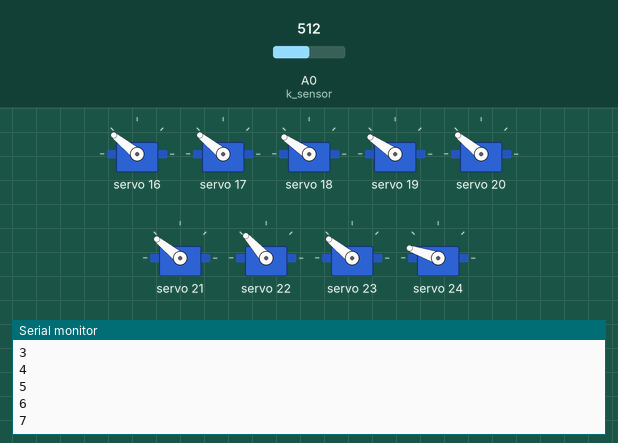
Simulated run of this sketch. Board: Arduino Uno, built with avr-gcc and run on an emulated ATmega328P. Parts: 9 × servo, the last lines printed to the serial monitor. The test bench sets the inputs (shaded band); at power-on: A0 (k_sensor) = 512.

Above: at 1.2 s.
1.3 s: A0 (k_sensor) set to 108
At 1.34 s:
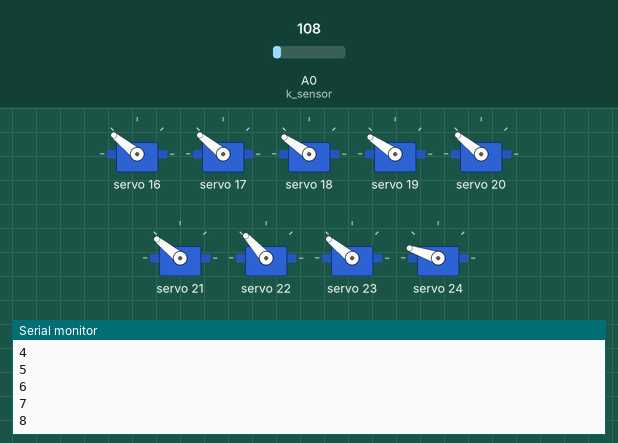
4.3 s: A0 (k_sensor) set to 89
At 7.7 s:
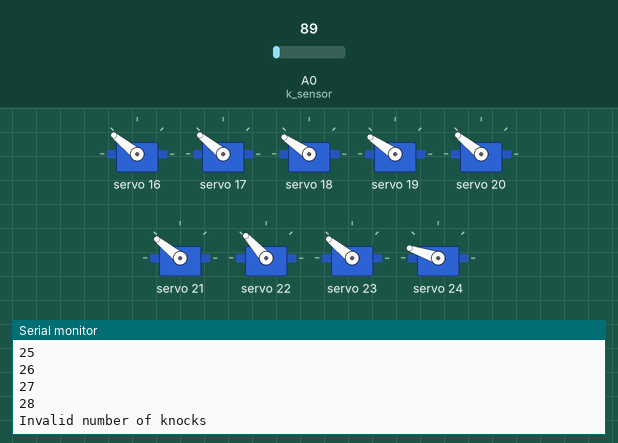
Timing chart, 0 to 9.2 s (numbered marks = the images above; inputs shaded):
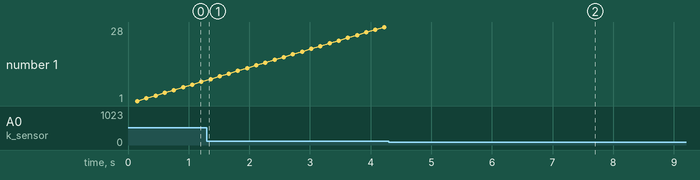

The sketch:

halloween.ino
```cpp
#include <Servo.h>
#include <Adafruit_NeoPixel.h>
#include <Adafruit_MPR121.h>
#include <Adafruit_PWMServoDriver.h>

// Knock vars
const int k_sensor = A0;
const int k_threshold = 100;
const int k_retrig = 150;
const int k_timeout = 2000;
long last_knock;
int num_knocks = 0;

// Servo vars
const int num_servos = 9;
Adafruit_PWMServoDriver servo_pwm = Adafruit_PWMServoDriver(0x41);
long last_servo_move[num_servos] = {0, 0, 0, 0, 0, 0, 0, 0, 0};
int servo_default[num_servos] = {2000, 2000, 2050, 2050, 2000, 2000, 1900, 2000, 2200};
int servo_curr[num_servos] = {2000, 2000, 2050, 2050, 2000, 2000, 1900, 2000, 2200};
int servo_goal[num_servos] = {2000, 2000, 2050, 2050, 2000, 2000, 1900, 2000, 2200};
int servo_move[num_servos] = {1300, 1450, 1450, 1450, 1450, 1450, 1300, 1400, 1600};
int servo_del[num_servos] = {0, 0, 0, 0, 0, 0, 0, 0, 0};
int door_servo_num = 8;
#define SERVO_FREQ 50 // Analog servos run at ~50 Hz updates

// Light vars
Adafruit_PWMServoDriver pwm = Adafruit_PWMServoDriver();
const int num_leds = 8;
bool led_mode = false; // true for active, false for inactive
bool led_vals[num_leds] = {true, false, true, true, false, false, false, true};
int led_start_pin = 8;
long last_led_update[num_leds] = {0, 0, 0, 0, 0, 0, 0, 0};
int led_goal[num_leds] = {0, 0, 0, 0, 0, 0, 0, 0};
int led_curr[num_leds] = {0, 0, 0, 0, 0, 0, 0, 0};
int led_del[num_leds] = {10, 10, 10, 10, 10, 10, 10, 10};
int led_pwm = 0;

// MPR vars
Adafruit_MPR121 cap = Adafruit_MPR121();
bool side_led_on[num_leds] = {false, false, false, false, false, false, false, false};
bool side_led_win[num_leds] = {true, false, true, true, false, false, true, false};
int side_led_map[num_leds] = {0, 1, 2, 3, 4, 7, 6, 5};
uint16_t lasttouched = 0;
uint16_t currtouched = 0;

void setup() {
  Serial.begin(115200);

  long ms = millis();
  last_knock = ms;

  pwm.begin();
  pwm.setOscillatorFrequency(27000000);
  pwm.setPWMFreq(1600);  // This is the maximum PWM frequency

  servo_pwm.begin();
  servo_pwm.setOscillatorFrequency(27000000);
  servo_pwm.setPWMFreq(SERVO_FREQ);  // Analog servos run at ~50 Hz updates

  for (int i = 0; i < num_servos; i++) {
    servo_pwm.writeMicroseconds(i, servo_curr[i]);
    last_servo_move[i] = ms;
    last_led_update[i] = ms;
  }
  for (int i = 0; i < 16; i++) {
    ledOnOff(i, false);
  }

  if (!cap.begin(0x5A)) {
    Serial.println("MPR121 not found, check wiring?");
  }
  Serial.println("MPR121 found!");
  cap.setThresholds(30, 20);
}

void loop() {
  checkKnocks();
  checkTouch();
  updateLEDs();
  updateServos();
}

void checkKnocks() {
  int k_reading = analogRead(k_sensor);

  // If the retrig duration has elapsed and we've detected a knock...
  if (millis() - last_knock > k_retrig && k_reading >= k_threshold) {
    num_knocks++;           // Add one to num_knocks
    Serial.println(num_knocks);
    last_knock = millis();
  }
  // If it's been at least timeout ms since the last knock...
  else if (millis() - last_knock > k_timeout) {
    // If there had been knocks, open the associated window
    if (num_knocks > 0) {
      openWindow(num_knocks);
    }
    // Reset num_knocks
    num_knocks = 0;
  }
}

void openWindow(int which_window) {
  // Only accept numbers between 1 and 8
  if (which_window > num_servos || which_window < 1) {
    Serial.println("Invalid number of knocks");
    return;
  }
  else if (led_mode) {
    Serial.println("Window already open");
    return;
  }
  else {
    // Open the associated window
    Serial.println((String)"Opening window " + (which_window - 1));
    servo_goal[which_window - 1] = servo_move[which_window - 1];

    led_mode = true;
    for (int i = 8; i < 16; i++) {
      digitalWrite(led_start_pin + i, LOW);
    }
  }
}

void checkTouch() {
  currtouched = cap.touched();

  for (uint8_t i=0; i<8; i++) {
    // it if *is* touched and *wasnt* touched before, alert!
    if ((currtouched & _BV(i)) && !(lasttouched & _BV(i)) ) {
      Serial.print(i); Serial.println(" touched");
      side_led_on[i] = !side_led_on[i];
      ledOnOff(side_led_map[i], side_led_on[i]);
      checkOpenDoor();

    }
    // if it *was* touched and now *isnt*, alert!
    if (!(currtouched & _BV(i)) && (lasttouched & _BV(i)) ) {
      Serial.print(i); Serial.println(" released");
    }
  }

  lasttouched = currtouched;
}

void checkOpenDoor() {
  for (int i = 0; i < num_leds; i++) {
    Serial.println((String) side_led_on[i] + ": " + side_led_win[i]);
    if (side_led_on[i] != side_led_win[i]) {
      return;
    }
  }
  // If we get down here it's time to open the door
  Serial.println("SIDE LED WIN");
  servo_goal[door_servo_num] = servo_move[door_servo_num];
}

void updateServos() {
  long ms = millis();
  for (int i = 0; i < num_servos; i++) {
    // If this isn't at its goal and enough time has passed...
    if (servo_curr[i] != servo_goal[i] && ms - last_servo_move[i] >= servo_del[i]) {
      // If the goal is larger than the current position, increment the current position
      if (servo_curr[i] < servo_goal[i]) {
        servo_curr[i]++;
      }
      // Otherwise decrement it
      else if (servo_curr[i] > servo_goal[i]) {
        servo_curr[i]--;
      }
      last_servo_move[i] = ms;
      servo_pwm.writeMicroseconds(i, servo_curr[i]);

      // If it's reached its goal...
      if (servo_curr[i] == servo_goal[i] && servo_goal[i] == servo_move[i]) {
        Serial.println("Waiting 2 seconds");
        servo_goal[i] = servo_default[i];
        servo_del[i] = 2000;
        if (i == 8) {
          servo_del[i] = 30000; // Open for 30 seconds
        }

        // Turn on or off the LED
        ledOnOff(led_start_pin + i, led_vals[i]);
      }
      else if (servo_del[i] >= 2000) {
        Serial.println((String) "Closing window " + i);
        ledOnOff(led_start_pin + i, false);
        servo_del[i] = 0;
      }
      else if (servo_curr[i] == servo_goal[i] && led_mode) {
        led_mode = false;
      }
    }

  }
}

void ledOnOff(int index, bool state) {
    if (state) {
      Serial.println((String) "Turning on " + index);
      pwm.setPWM(index, 4096, 0);
    }
    else {
      pwm.setPWM(index, 0, 4096);
    }

}

void updateLEDs() {
  if (!led_mode) {
    for (uint8_t pwmnum = 8; pwmnum < 16; pwmnum++) {
      pwm.setPWM(pwmnum, 0, (led_pwm + (4096/16)*pwmnum) % 4096 );
    }
    led_pwm += 8;
    if (led_pwm >= 4069) {
      led_pwm = 0;
    }
  }
}
```

Measured:
- the behaviour switches between 100 and 99 on A0 (k_sensor) (found by bisection; images 1 and 2)
